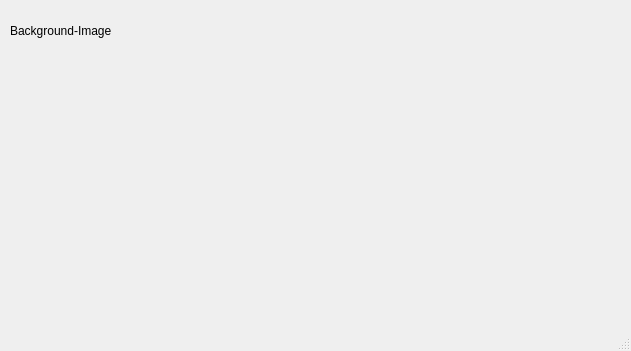
<?xml version="1.0" encoding="UTF-8"?>
<ui version="4.0">
 <class>MainWindow</class>
 <widget class="QMainWindow" name="MainWindow">
  <property name="geometry">
   <rect>
    <x>0</x>
    <y>0</y>
    <width>631</width>
    <height>351</height>
   </rect>
  </property>
  <property name="windowTitle">
   <string>MainWindow</string>
  </property>
  <widget class="QWidget" name="centralwidget">
   <widget class="QLabel" name="label">
    <property name="geometry">
     <rect>
      <x>10</x>
      <y>20</y>
      <width>341</width>
      <height>21</height>
     </rect>
    </property>
    <property name="text">
     <string>Background-Image</string>
    </property>
   </widget>
   <widget class="QLabel" name="label_2">
    <property name="geometry">
     <rect>
      <x>20</x>
      <y>60</y>
      <width>581</width>
      <height>231</height>
     </rect>
    </property>
    <property name="styleSheet">
     <string notr="true">background-image: url(:/Logos/log_uat_nuevo.png);</string>
    </property>
    <property name="text">
     <string/>
    </property>
   </widget>
  </widget>
  <widget class="QMenuBar" name="menubar">
   <property name="geometry">
    <rect>
     <x>0</x>
     <y>0</y>
     <width>631</width>
     <height>24</height>
    </rect>
   </property>
  </widget>
  <widget class="QStatusBar" name="statusbar"/>
 </widget>
 <resources>
  <include location="../Archivos/Recursos.qrc"/>
 </resources>
 <connections/>
</ui>
